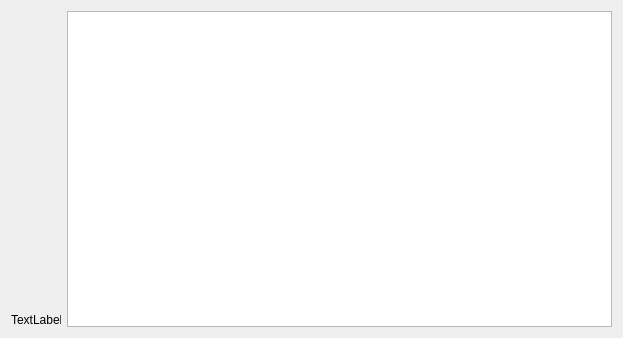
<?xml version="1.0" encoding="UTF-8"?>
<ui version="4.0">
 <class>Bubble</class>
 <widget class="QWidget" name="Bubble">
  <property name="geometry">
   <rect>
    <x>0</x>
    <y>0</y>
    <width>623</width>
    <height>338</height>
   </rect>
  </property>
  <property name="windowTitle">
   <string>Form</string>
  </property>
  <layout class="QGridLayout" name="gridLayout">
   <item row="0" column="1">
    <widget class="QTextBrowser" name="textBrowser">
     <property name="styleSheet">
      <string notr="true">QTextBrowse { background-color : #353535; color : white; border-width: 
        2px; border-radius: 10px; padding: 6px;}</string>
     </property>
    </widget>
   </item>
   <item row="0" column="0" alignment="Qt::AlignBottom">
    <widget class="QLabel" name="label">
     <property name="maximumSize">
      <size>
       <width>50</width>
       <height>50</height>
      </size>
     </property>
     <property name="styleSheet">
      <string notr="true"/>
     </property>
     <property name="text">
      <string>TextLabel</string>
     </property>
    </widget>
   </item>
  </layout>
 </widget>
 <resources/>
 <connections/>
</ui>
